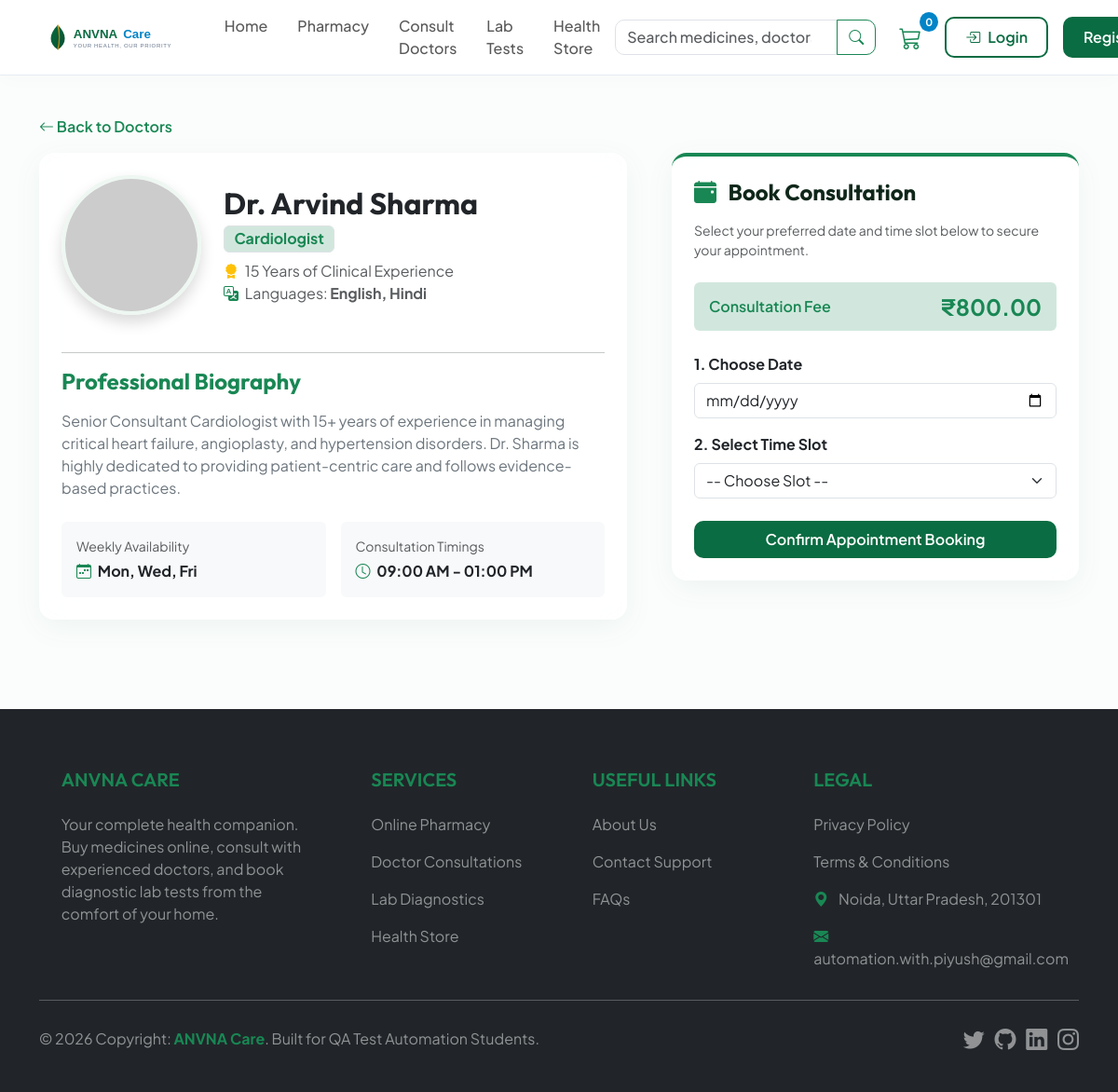
Page /doctor-details.php?id=1 on the committed database.
### tables this page shows
CREATE TABLE doctors (
    id INT AUTO_INCREMENT PRIMARY KEY,
    name VARCHAR(100) NOT NULL,
    specialization VARCHAR(100) NOT NULL,
    experience INT NOT NULL,  
    languages VARCHAR(150) NOT NULL,
    fee DECIMAL(10,2) NOT NULL,
    availability TEXT NOT NULL,  
    image VARCHAR(255) DEFAULT NULL,
    bio TEXT,
    created_at TIMESTAMP DEFAULT CURRENT_TIMESTAMP
);

### doctor-details.php (the view, shortened to what this page needs)
<?php
require_once 'includes/header.php';
$id = (int)($_GET['id'] ?? 0);
try {
    $stmt = $pdo->prepare("SELECT * FROM doctors WHERE id = ?");
    $stmt->execute([$id]);
    $doc = $stmt->fetch();
    $sched = json_decode($doc['availability'], true);
    $days = implode(', ', $sched['days'] ?? []);
    $time = $sched['time'] ?? '';
} catch (PDOException $e) {
    die("Database error: " . $e->getMessage());
}
?>
<div class="container my-4">
    <div class="mb-3">
        <a href="doctors.php" class="text-success text-decoration-none fw-semibold" id="backToDoctors" data-testid="back-to-doctors-link">
            <i class="bi bi-arrow-left"></i> Back to Doctors
        </a>
    </div>
    <div class="row g-5">
        <div class="col-lg-7">
            <div class="card glass-card border-0 p-4" id="doctorBioCard" data-testid="doctor-bio-card">
                <div class="d-flex align-items-center gap-4 mb-4 flex-wrap flex-sm-nowrap">
                    <img src="https://placehold.co/150x150/eef7f2/0a6c42?text=MD" class="doctor-profile-img shadow" alt="<?= htmlspecialchars($doc['name']) ?>" id="docDetailsImg" data-testid="doc-details-img">
                    <div>
                        <h2 class="fw-bold text-dark mb-1" id="docDetailsName" data-testid="doc-details-name"><?= htmlspecialchars($doc['name']) ?></h2>
                        <span class="badge bg-success-subtle text-success border mb-2 fs-6" id="docDetailsSpec" data-testid="doc-details-spec"><?= $doc['specialization'] ?></span>
                        <div class="text-muted"><i class="bi bi-award-fill text-warning me-1"></i> <?= $doc['experience'] ?> Years of Clinical Experience</div>
                        <div class="text-muted"><i class="bi bi-translate text-success me-1"></i> Languages: <strong><?= htmlspecialchars($doc['languages']) ?></strong></div>
                    </div>
                </div>
                <hr>
                <h4 class="fw-bold mb-3 text-success">Professional Biography</h4>
                <p class="text-secondary mb-4" id="docDetailsBio" data-testid="doc-details-bio">
                    <?= htmlspecialchars($doc['bio']) ?> Dr. <?= htmlspecialchars(explode(' ', $doc['name'])[2] ?? $doc['name']) ?> is highly dedicated to providing patient-centric care and follows evidence-based practices.
                </p>
                <div class="row g-3">
                    <div class="col-sm-6">
                        <div class="bg-light p-3 rounded" id="availabilityBox" data-testid="availability-box">
                            <span class="small text-muted d-block mb-1">Weekly Availability</span>
                            <strong class="text-dark"><i class="bi bi-calendar-week text-success me-1"></i> <?= $days ?></strong>
                        </div>
                    </div>
                    <div class="col-sm-6">
                        <div class="bg-light p-3 rounded" id="timingsBox" data-testid="timings-box">
                            <span class="small text-muted d-block mb-1">Consultation Timings</span>
                            <strong class="text-dark"><i class="bi bi-clock text-success me-1"></i> <?= $time ?></strong>
                        </div>
                    </div>
                </div>
            </div>
        </div>
        <div class="col-lg-5">
            <div class="card glass-card border-0 p-4 border-top border-success border-4" id="bookingCard" data-testid="booking-card">
                <h4 class="fw-bold mb-3"><i class="bi bi-calendar-event-fill text-success me-2"></i> Book Consultation</h4>
                <p class="text-muted small mb-4">Select your preferred date and time slot below to secure your appointment.</p>
                <div class="alert bg-success-subtle border-0 text-success d-flex justify-content-between align-items-center mb-4 py-2" id="consultationFeeBox" data-testid="consultation-fee-box">
                    <span class="fw-semibold">Consultation Fee</span>
                    <strong class="fs-4">₹<?= number_format($doc['fee'], 2) ?></strong>
                </div>
                <form id="bookingForm" data-testid="booking-form" novalidate>
                    <div class="mb-3">
                        <label for="appointmentDate" class="form-label fw-bold text-dark" data-testid="date-label">1. Choose Date</label>
                        <input type="date" class="form-control" id="appointmentDate" name="date" data-testid="appointment-datepicker" required>
                    </div>
                    <div class="mb-4">
                        <label for="appointmentTime" class="form-label fw-bold text-dark" data-testid="time-label">2. Select Time Slot</label>
                        <select class="form-select" id="appointmentTime" name="time" data-testid="appointment-time-dropdown" required>
                            <option value="">-- Choose Slot --</option>
                        </select>
                    </div>
                    <button type="submit" class="btn btn-primary-custom w-100 py-2 fs-6 d-flex align-items-center justify-content-center gap-2" id="bookSlotBtn" data-testid="book-slot-btn">
                        <span>Confirm Appointment Booking</span>
                    </button>
                </form>
            </div>
        </div>
    </div>
</div>
<?php
require_once 'includes/footer.php';
?>

### assets/css/style.css (style rules this page uses)
:root { --primary-color: #0a6c42; --primary-hover: #074e2f; --primary-light: #eef7f2; --accent-color: #0284c7; --accent-hover: #0369a1; --accent-light: #e0f2fe; --neutral-dark: #1e293b; --neutral-light: #f8fafc; --neutral-border: #e2e8f0; --glass-bg: rgba(255, 255, 255, 0.7); --glass-border: rgba(255, 255, 255, 0.4); --glass-shadow: 0 8px 32px 0 rgba(10, 108, 66, 0.06); --card-shadow: 0 10px 30px rgba(0, 0, 0, 0.03); --font-heading: 'Outfit', sans-serif; --font-body: 'Plus Jakarta Sans', sans-serif; --border-radius: 16px; --border-radius-sm: 10px; --border-radius-lg: 24px; }
body { font-family: var(--font-body); color: var(--neutral-dark); background-color: #fbfdfc; overflow-x: hidden; padding-top: 76px; }
h1, h2, h3, h4, h5, h6 { font-family: var(--font-heading); font-weight: 600; color: #0f271a; }
.glass-card { background: var(--glass-bg); backdrop-filter: blur(12px); -webkit-backdrop-filter: blur(12px); border: 1px solid var(--glass-border); box-shadow: var(--glass-shadow); border-radius: var(--border-radius); transition: all 0.3s cubic-bezier(0.4, 0, 0.2, 1); }
.btn-primary-custom { background-color: var(--primary-color); color: #ffffff; border: none; font-weight: 600; border-radius: var(--border-radius-sm); padding: 10px 22px; transition: all 0.2s ease-in-out; }
.doctor-profile-img { width: 150px; height: 150px; object-fit: cover; border-radius: 50%; border: 4px solid var(--primary-light); }

### rows in the picture
doctors: name "Dr. Arvind Sharma", specialization "Cardiologist", experience "15", languages "English, Hindi", bio "Senior Consultant Cardiologist with 15+ years of experience in managing critical heart failure, angioplasty, and hypertension disorders.", name "Sharma", availability "Mon, Wed, Fri", availability "09:00 AM - 01:00 PM", fee "800.00"

### other values in the picture
$cartCount "0"
